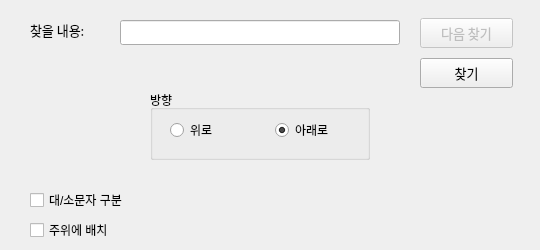
<?xml version="1.0" encoding="UTF-8"?>
<ui version="4.0">
 <class>Dialog</class>
 <widget class="QDialog" name="Dialog">
  <property name="geometry">
   <rect>
    <x>0</x>
    <y>0</y>
    <width>540</width>
    <height>250</height>
   </rect>
  </property>
  <property name="windowTitle">
   <string>Dialog</string>
  </property>
  <widget class="QLabel" name="label">
   <property name="geometry">
    <rect>
     <x>30</x>
     <y>20</y>
     <width>81</width>
     <height>20</height>
    </rect>
   </property>
   <property name="font">
    <font>
     <family>맑은 고딕</family>
     <pointsize>10</pointsize>
     <stylestrategy>PreferAntialias</stylestrategy>
    </font>
   </property>
   <property name="text">
    <string>찾을 내용:</string>
   </property>
  </widget>
  <widget class="QLineEdit" name="lineEdit_search">
   <property name="geometry">
    <rect>
     <x>120</x>
     <y>20</y>
     <width>280</width>
     <height>25</height>
    </rect>
   </property>
  </widget>
  <widget class="QPushButton" name="pushButton_search1">
   <property name="enabled">
    <bool>false</bool>
   </property>
   <property name="geometry">
    <rect>
     <x>420</x>
     <y>18</y>
     <width>93</width>
     <height>30</height>
    </rect>
   </property>
   <property name="font">
    <font>
     <family>맑은 고딕</family>
     <pointsize>10</pointsize>
    </font>
   </property>
   <property name="text">
    <string>다음 찾기</string>
   </property>
  </widget>
  <widget class="QPushButton" name="pushButton_search2">
   <property name="geometry">
    <rect>
     <x>420</x>
     <y>58</y>
     <width>93</width>
     <height>30</height>
    </rect>
   </property>
   <property name="font">
    <font>
     <family>맑은 고딕</family>
     <pointsize>10</pointsize>
    </font>
   </property>
   <property name="text">
    <string>찾기</string>
   </property>
  </widget>
  <widget class="QGroupBox" name="groupBox">
   <property name="geometry">
    <rect>
     <x>150</x>
     <y>90</y>
     <width>220</width>
     <height>70</height>
    </rect>
   </property>
   <property name="title">
    <string>방향</string>
   </property>
   <widget class="QRadioButton" name="radioButton_up">
    <property name="geometry">
     <rect>
      <x>20</x>
      <y>30</y>
      <width>110</width>
      <height>20</height>
     </rect>
    </property>
    <property name="text">
     <string>위로</string>
    </property>
   </widget>
   <widget class="QRadioButton" name="radioButton_down">
    <property name="geometry">
     <rect>
      <x>125</x>
      <y>30</y>
      <width>110</width>
      <height>20</height>
     </rect>
    </property>
    <property name="text">
     <string>아래로</string>
    </property>
    <property name="checked">
     <bool>true</bool>
    </property>
   </widget>
  </widget>
  <widget class="QCheckBox" name="checkBox">
   <property name="geometry">
    <rect>
     <x>30</x>
     <y>190</y>
     <width>130</width>
     <height>20</height>
    </rect>
   </property>
   <property name="text">
    <string>대/소문자 구분</string>
   </property>
  </widget>
  <widget class="QCheckBox" name="checkBox_2">
   <property name="geometry">
    <rect>
     <x>30</x>
     <y>220</y>
     <width>130</width>
     <height>20</height>
    </rect>
   </property>
   <property name="text">
    <string>주위에 배치</string>
   </property>
  </widget>
 </widget>
 <resources/>
 <connections/>
</ui>
